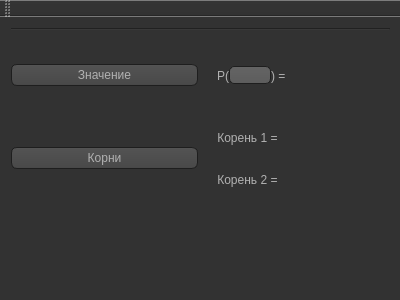
<?xml version="1.0" encoding="UTF-8"?>
<ui version="4.0">
 <class>MainWindow</class>
 <widget class="QMainWindow" name="MainWindow">
  <property name="geometry">
   <rect>
    <x>0</x>
    <y>0</y>
    <width>400</width>
    <height>300</height>
   </rect>
  </property>
  <property name="windowTitle">
   <string>Лабораторная работа по ООП №2</string>
  </property>
  <property name="styleSheet">
   <string notr="true">QToolTip
{
     border: 1px solid black;
     background-color: #ffa02f;
     padding: 1px;
     border-radius: 3px;
     opacity: 100;
}

QWidget
{
    color: #b1b1b1;
    background-color: #323232;
}

QWidget:item:hover
{
    background-color: QLinearGradient( x1: 0, y1: 0, x2: 0, y2: 1, stop: 0 #ffa02f, stop: 1 #ca0619);
    color: #000000;
}

QWidget:item:selected
{
    background-color: QLinearGradient( x1: 0, y1: 0, x2: 0, y2: 1, stop: 0 #ffa02f, stop: 1 #d7801a);
}

QMenuBar::item
{
    background: transparent;
}

QMenuBar::item:selected
{
    background: transparent;
    border: 1px solid #ffaa00;
}

QMenuBar::item:pressed
{
    background: #444;
    border: 1px solid #000;
    background-color: QLinearGradient(
        x1:0, y1:0,
        x2:0, y2:1,
        stop:1 #212121,
        stop:0.4 #343434/*,
        stop:0.2 #343434,
        stop:0.1 #ffaa00*/
    );
    margin-bottom:-1px;
    padding-bottom:1px;
}

QMenu
{
    border: 1px solid #000;
}

QMenu::item
{
    padding: 2px 20px 2px 20px;
}

QMenu::item:selected
{
    color: #000000;
}

QWidget:disabled
{
    color: #404040;
    background-color: #323232;
}

QAbstractItemView
{
    background-color: QLinearGradient( x1: 0, y1: 0, x2: 0, y2: 1, stop: 0 #4d4d4d, stop: 0.1 #646464, stop: 1 #5d5d5d);
}

QWidget:focus
{
    /*border: 2px solid QLinearGradient( x1: 0, y1: 0, x2: 0, y2: 1, stop: 0 #ffa02f, stop: 1 #d7801a);*/
}

QLineEdit
{
    background-color: QLinearGradient( x1: 0, y1: 0, x2: 0, y2: 1, stop: 0 #4d4d4d, stop: 0 #646464, stop: 1 #5d5d5d);
    padding: 1px;
    border-style: solid;
    border: 1px solid #1e1e1e;
    border-radius: 5;
}

QPushButton
{
    color: #b1b1b1;
    background-color: QLinearGradient( x1: 0, y1: 0, x2: 0, y2: 1, stop: 0 #565656, stop: 0.1 #525252, stop: 0.5 #4e4e4e, stop: 0.9 #4a4a4a, stop: 1 #464646);
    border-width: 1px;
    border-color: #1e1e1e;
    border-style: solid;
    border-radius: 6;
    padding: 3px;
    font-size: 12px;
    padding-left: 5px;
    padding-right: 5px;
}

QPushButton:pressed
{
    background-color: QLinearGradient( x1: 0, y1: 0, x2: 0, y2: 1, stop: 0 #2d2d2d, stop: 0.1 #2b2b2b, stop: 0.5 #292929, stop: 0.9 #282828, stop: 1 #252525);
}

QComboBox
{
    selection-background-color: #ffaa00;
    background-color: QLinearGradient( x1: 0, y1: 0, x2: 0, y2: 1, stop: 0 #565656, stop: 0.1 #525252, stop: 0.5 #4e4e4e, stop: 0.9 #4a4a4a, stop: 1 #464646);
    border-style: solid;
    border: 1px solid #1e1e1e;
    border-radius: 5;
}

QComboBox:hover,QPushButton:hover
{
    border: 2px solid QLinearGradient( x1: 0, y1: 0, x2: 0, y2: 1, stop: 0 #ffa02f, stop: 1 #d7801a);
}


QComboBox:on
{
    padding-top: 3px;
    padding-left: 4px;
    background-color: QLinearGradient( x1: 0, y1: 0, x2: 0, y2: 1, stop: 0 #2d2d2d, stop: 0.1 #2b2b2b, stop: 0.5 #292929, stop: 0.9 #282828, stop: 1 #252525);
    selection-background-color: #ffaa00;
}

QComboBox QAbstractItemView
{
    border: 2px solid darkgray;
    selection-background-color: QLinearGradient( x1: 0, y1: 0, x2: 0, y2: 1, stop: 0 #ffa02f, stop: 1 #d7801a);
}

QComboBox::drop-down
{
     subcontrol-origin: padding;
     subcontrol-position: top right;
     width: 15px;

     border-left-width: 0px;
     border-left-color: darkgray;
     border-left-style: solid; /* just a single line */
     border-top-right-radius: 3px; /* same radius as the QComboBox */
     border-bottom-right-radius: 3px;
 }

QComboBox::down-arrow
{
     image: url(:/down_arrow.png);
}

QGroupBox:focus
{
border: 2px solid QLinearGradient( x1: 0, y1: 0, x2: 0, y2: 1, stop: 0 #ffa02f, stop: 1 #d7801a);
}

QTextEdit:focus
{
    border: 2px solid QLinearGradient( x1: 0, y1: 0, x2: 0, y2: 1, stop: 0 #ffa02f, stop: 1 #d7801a);
}

QScrollBar:horizontal {
     border: 1px solid #222222;
     background: QLinearGradient( x1: 0, y1: 0, x2: 0, y2: 1, stop: 0.0 #121212, stop: 0.2 #282828, stop: 1 #484848);
     height: 7px;
     margin: 0px 16px 0 16px;
}

QScrollBar::handle:horizontal
{
      background: QLinearGradient( x1: 0, y1: 0, x2: 1, y2: 0, stop: 0 #ffa02f, stop: 0.5 #d7801a, stop: 1 #ffa02f);
      min-height: 20px;
      border-radius: 2px;
}

QScrollBar::add-line:horizontal {
      border: 1px solid #1b1b19;
      border-radius: 2px;
      background: QLinearGradient( x1: 0, y1: 0, x2: 1, y2: 0, stop: 0 #ffa02f, stop: 1 #d7801a);
      width: 14px;
      subcontrol-position: right;
      subcontrol-origin: margin;
}

QScrollBar::sub-line:horizontal {
      border: 1px solid #1b1b19;
      border-radius: 2px;
      background: QLinearGradient( x1: 0, y1: 0, x2: 1, y2: 0, stop: 0 #ffa02f, stop: 1 #d7801a);
      width: 14px;
     subcontrol-position: left;
     subcontrol-origin: margin;
}

QScrollBar::right-arrow:horizontal, QScrollBar::left-arrow:horizontal
{
      border: 1px solid black;
      width: 1px;
      height: 1px;
      background: white;
}

QScrollBar::add-page:horizontal, QScrollBar::sub-page:horizontal
{
      background: none;
}

QScrollBar:vertical
{
      background: QLinearGradient( x1: 0, y1: 0, x2: 1, y2: 0, stop: 0.0 #121212, stop: 0.2 #282828, stop: 1 #484848);
      width: 7px;
      margin: 16px 0 16px 0;
      border: 1px solid #222222;
}

QScrollBar::handle:vertical
{
      background: QLinearGradient( x1: 0, y1: 0, x2: 0, y2: 1, stop: 0 #ffa02f, stop: 0.5 #d7801a, stop: 1 #ffa02f);
      min-height: 20px;
      border-radius: 2px;
}

QScrollBar::add-line:vertical
{
      border: 1px solid #1b1b19;
      border-radius: 2px;
      background: QLinearGradient( x1: 0, y1: 0, x2: 0, y2: 1, stop: 0 #ffa02f, stop: 1 #d7801a);
      height: 14px;
      subcontrol-position: bottom;
      subcontrol-origin: margin;
}

QScrollBar::sub-line:vertical
{
      border: 1px solid #1b1b19;
      border-radius: 2px;
      background: QLinearGradient( x1: 0, y1: 0, x2: 0, y2: 1, stop: 0 #d7801a, stop: 1 #ffa02f);
      height: 14px;
      subcontrol-position: top;
      subcontrol-origin: margin;
}

QScrollBar::up-arrow:vertical, QScrollBar::down-arrow:vertical
{
      border: 1px solid black;
      width: 1px;
      height: 1px;
      background: white;
}


QScrollBar::add-page:vertical, QScrollBar::sub-page:vertical
{
      background: none;
}

QTextEdit
{
    background-color: #242424;
}

QPlainTextEdit
{
    background-color: #242424;
}

QHeaderView::section
{
    background-color: QLinearGradient(x1:0, y1:0, x2:0, y2:1, stop:0 #616161, stop: 0.5 #505050, stop: 0.6 #434343, stop:1 #656565);
    color: white;
    padding-left: 4px;
    border: 1px solid #6c6c6c;
}

QCheckBox:disabled
{
color: #414141;
}

QDockWidget::title
{
    text-align: center;
    spacing: 3px; /* spacing between items in the tool bar */
    background-color: QLinearGradient(x1:0, y1:0, x2:0, y2:1, stop:0 #323232, stop: 0.5 #242424, stop:1 #323232);
}

QDockWidget::close-button, QDockWidget::float-button
{
    text-align: center;
    spacing: 1px; /* spacing between items in the tool bar */
    background-color: QLinearGradient(x1:0, y1:0, x2:0, y2:1, stop:0 #323232, stop: 0.5 #242424, stop:1 #323232);
}

QDockWidget::close-button:hover, QDockWidget::float-button:hover
{
    background: #242424;
}

QDockWidget::close-button:pressed, QDockWidget::float-button:pressed
{
    padding: 1px -1px -1px 1px;
}

QMainWindow::separator
{
    background-color: QLinearGradient(x1:0, y1:0, x2:0, y2:1, stop:0 #161616, stop: 0.5 #151515, stop: 0.6 #212121, stop:1 #343434);
    color: white;
    padding-left: 4px;
    border: 1px solid #4c4c4c;
    spacing: 3px; /* spacing between items in the tool bar */
}

QMainWindow::separator:hover
{

    background-color: QLinearGradient(x1:0, y1:0, x2:0, y2:1, stop:0 #d7801a, stop:0.5 #b56c17 stop:1 #ffa02f);
    color: white;
    padding-left: 4px;
    border: 1px solid #6c6c6c;
    spacing: 3px; /* spacing between items in the tool bar */
}

QToolBar::handle
{
     spacing: 3px; /* spacing between items in the tool bar */
     background: url(:/images/handle.png);
}

QMenu::separator
{
    height: 2px;
    background-color: QLinearGradient(x1:0, y1:0, x2:0, y2:1, stop:0 #161616, stop: 0.5 #151515, stop: 0.6 #212121, stop:1 #343434);
    color: white;
    padding-left: 4px;
    margin-left: 10px;
    margin-right: 5px;
}

QProgressBar
{
    border: 2px solid grey;
    border-radius: 5px;
    text-align: center;
}

QProgressBar::chunk
{
    background-color: #d7801a;
    width: 2.15px;
    margin: 0.5px;
}

QTabBar::tab {
    color: #b1b1b1;
    border: 1px solid #444;
    border-bottom-style: none;
    background-color: #323232;
    padding-left: 10px;
    padding-right: 10px;
    padding-top: 3px;
    padding-bottom: 2px;
    margin-right: -1px;
}

QTabWidget::pane {
    border: 1px solid #444;
    top: 1px;
}

QTabBar::tab:last
{
    margin-right: 0; /* the last selected tab has nothing to overlap with on the right */
    border-top-right-radius: 3px;
}

QTabBar::tab:first:!selected
{
 margin-left: 0px; /* the last selected tab has nothing to overlap with on the right */


    border-top-left-radius: 3px;
}

QTabBar::tab:!selected
{
    color: #b1b1b1;
    border-bottom-style: solid;
    margin-top: 3px;
    background-color: QLinearGradient(x1:0, y1:0, x2:0, y2:1, stop:1 #212121, stop:.4 #343434);
}

QTabBar::tab:selected
{
    border-top-left-radius: 3px;
    border-top-right-radius: 3px;
    margin-bottom: 0px;
}

QTabBar::tab:!selected:hover
{
    /*border-top: 2px solid #ffaa00;
    padding-bottom: 3px;*/
    border-top-left-radius: 3px;
    border-top-right-radius: 3px;
    background-color: QLinearGradient(x1:0, y1:0, x2:0, y2:1, stop:1 #212121, stop:0.4 #343434, stop:0.2 #343434, stop:0.1 #ffaa00);
}

QRadioButton::indicator:checked, QRadioButton::indicator:unchecked{
    color: #b1b1b1;
    background-color: #323232;
    border: 1px solid #b1b1b1;
    border-radius: 6px;
}

QRadioButton::indicator:checked
{
    background-color: qradialgradient(
        cx: 0.5, cy: 0.5,
        fx: 0.5, fy: 0.5,
        radius: 1.0,
        stop: 0.25 #ffaa00,
        stop: 0.3 #323232
    );
}

QCheckBox::indicator{
    color: #b1b1b1;
    background-color: #323232;
    border: 1px solid #b1b1b1;
    width: 9px;
    height: 9px;
}

QRadioButton::indicator
{
    border-radius: 6px;
}

QRadioButton::indicator:hover, QCheckBox::indicator:hover
{
    border: 1px solid #ffaa00;
}

QCheckBox::indicator:checked
{
    image:url(:/images/checkbox.png);
}

QCheckBox::indicator:disabled, QRadioButton::indicator:disabled
{
    border: 1px solid #444;
}
</string>
  </property>
  <widget class="QWidget" name="centralWidget">
   <widget class="QWidget" name="verticalLayoutWidget">
    <property name="geometry">
     <rect>
      <x>0</x>
      <y>0</y>
      <width>401</width>
      <height>191</height>
     </rect>
    </property>
    <layout class="QVBoxLayout" name="verticalLayout">
     <item>
      <layout class="QHBoxLayout" name="polynomLayout">
       <property name="leftMargin">
        <number>10</number>
       </property>
       <property name="rightMargin">
        <number>10</number>
       </property>
      </layout>
     </item>
     <item>
      <widget class="Line" name="line">
       <property name="orientation">
        <enum>Qt::Horizontal</enum>
       </property>
      </widget>
     </item>
     <item>
      <layout class="QHBoxLayout" name="valueLayout">
       <item>
        <widget class="QPushButton" name="btnCalculateValue">
         <property name="text">
          <string>Значение</string>
         </property>
        </widget>
       </item>
       <item>
        <layout class="QHBoxLayout" name="value1Layout">
         <property name="spacing">
          <number>0</number>
         </property>
         <item>
          <layout class="QHBoxLayout" name="labelValueLayout">
           <property name="spacing">
            <number>0</number>
           </property>
           <property name="sizeConstraint">
            <enum>QLayout::SetNoConstraint</enum>
           </property>
           <property name="leftMargin">
            <number>0</number>
           </property>
           <property name="topMargin">
            <number>0</number>
           </property>
           <property name="rightMargin">
            <number>0</number>
           </property>
           <item>
            <widget class="QLabel" name="labelValueText1">
             <property name="sizePolicy">
              <sizepolicy hsizetype="Fixed" vsizetype="Preferred">
               <horstretch>0</horstretch>
               <verstretch>0</verstretch>
              </sizepolicy>
             </property>
             <property name="styleSheet">
              <string notr="true">#labelValueText1{}</string>
             </property>
             <property name="text">
              <string>P(</string>
             </property>
             <property name="indent">
              <number>13</number>
             </property>
            </widget>
           </item>
           <item>
            <widget class="QLineEdit" name="leValue">
             <property name="enabled">
              <bool>true</bool>
             </property>
             <property name="sizePolicy">
              <sizepolicy hsizetype="Fixed" vsizetype="Fixed">
               <horstretch>0</horstretch>
               <verstretch>0</verstretch>
              </sizepolicy>
             </property>
             <property name="baseSize">
              <size>
               <width>10</width>
               <height>0</height>
              </size>
             </property>
             <property name="styleSheet">
              <string notr="true">#leValue{
width:40;
 padding: 0px;margin:0px;}</string>
             </property>
             <property name="text">
              <string/>
             </property>
            </widget>
           </item>
           <item>
            <widget class="QLabel" name="labelValueText2">
             <property name="text">
              <string>) =</string>
             </property>
            </widget>
           </item>
          </layout>
         </item>
         <item>
          <widget class="QLabel" name="labelValue">
           <property name="text">
            <string/>
           </property>
          </widget>
         </item>
        </layout>
       </item>
      </layout>
     </item>
     <item>
      <layout class="QHBoxLayout" name="rootsLayout">
       <item>
        <widget class="QPushButton" name="btnCalculateRoot">
         <property name="text">
          <string>Корни</string>
         </property>
        </widget>
       </item>
       <item>
        <layout class="QVBoxLayout" name="verticalLayout_2">
         <item>
          <layout class="QHBoxLayout" name="root1Layout">
           <item>
            <widget class="QLabel" name="labelRootText1">
             <property name="text">
              <string>    Корень 1 =</string>
             </property>
            </widget>
           </item>
           <item>
            <widget class="QLabel" name="labelRoot1">
             <property name="text">
              <string/>
             </property>
            </widget>
           </item>
          </layout>
         </item>
         <item>
          <layout class="QHBoxLayout" name="root2Layout">
           <item>
            <widget class="QLabel" name="labelRootText2">
             <property name="text">
              <string>    Корень 2 =</string>
             </property>
            </widget>
           </item>
           <item>
            <widget class="QLabel" name="labelRoot2">
             <property name="text">
              <string/>
             </property>
            </widget>
           </item>
          </layout>
         </item>
        </layout>
       </item>
      </layout>
     </item>
    </layout>
   </widget>
  </widget>
  <widget class="QMenuBar" name="menuBar">
   <property name="geometry">
    <rect>
     <x>0</x>
     <y>0</y>
     <width>400</width>
     <height>19</height>
    </rect>
   </property>
  </widget>
  <widget class="QToolBar" name="mainToolBar">
   <attribute name="toolBarArea">
    <enum>TopToolBarArea</enum>
   </attribute>
   <attribute name="toolBarBreak">
    <bool>false</bool>
   </attribute>
  </widget>
  <widget class="QStatusBar" name="statusBar"/>
 </widget>
 <layoutdefault spacing="6" margin="11"/>
 <resources/>
 <connections>
  <connection>
   <sender>btnCalculateValue</sender>
   <signal>clicked()</signal>
   <receiver>MainWindow</receiver>
   <slot>calculateValue()</slot>
   <hints>
    <hint type="sourcelabel">
     <x>9</x>
     <y>146</y>
    </hint>
    <hint type="destinationlabel">
     <x>13</x>
     <y>158</y>
    </hint>
   </hints>
  </connection>
  <connection>
   <sender>btnCalculateRoot</sender>
   <signal>clicked()</signal>
   <receiver>MainWindow</receiver>
   <slot>calculateRoots()</slot>
   <hints>
    <hint type="sourcelabel">
     <x>190</x>
     <y>208</y>
    </hint>
    <hint type="destinationlabel">
     <x>171</x>
     <y>219</y>
    </hint>
   </hints>
  </connection>
 </connections>
 <slots>
  <slot>calculateValue()</slot>
  <slot>calculateRoots()</slot>
 </slots>
</ui>
